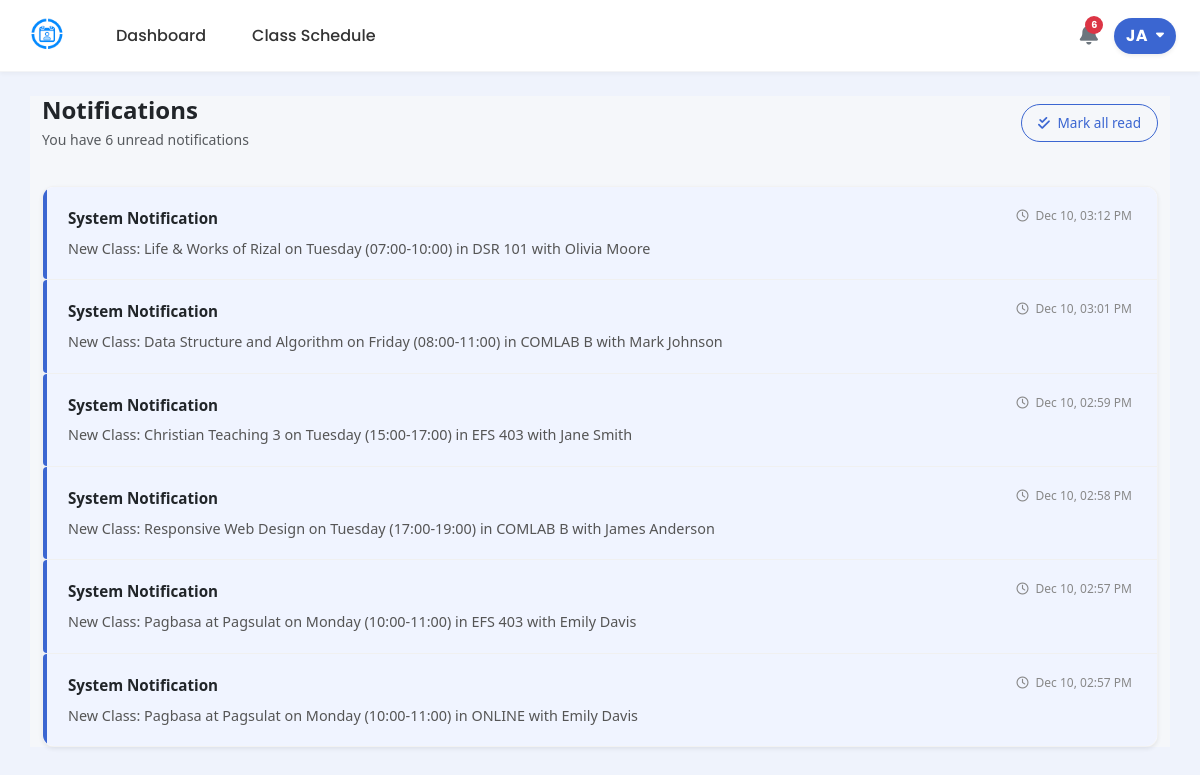
Before: /src/notif_view.php (signed in) with the older database file.
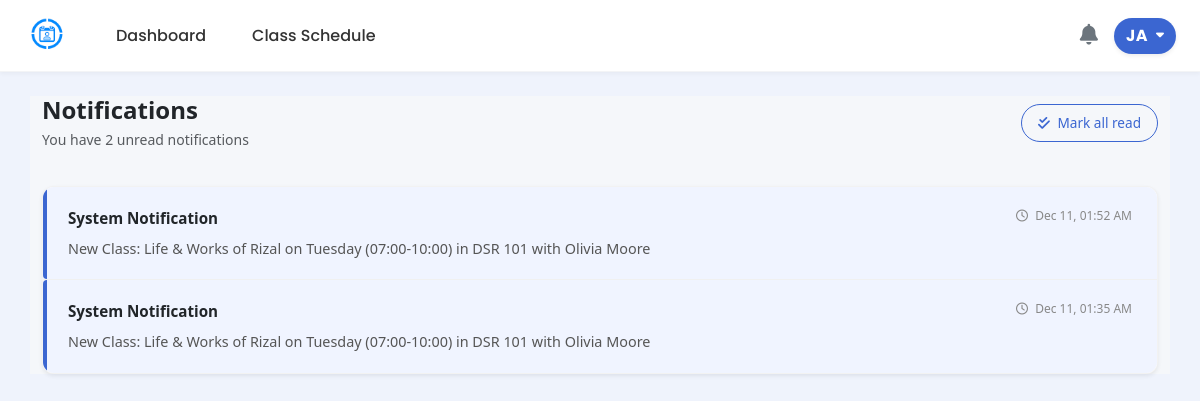
After: the same page with the newer database file.
### tables this page shows
CREATE TABLE notifications (
        id INTEGER PRIMARY KEY AUTOINCREMENT,
        student_id INTEGER,
        message TEXT,
        is_read INTEGER DEFAULT 0,
        created_at DATETIME DEFAULT CURRENT_TIMESTAMP,
        FOREIGN KEY (student_id) REFERENCES students(id)
    );

### src/notification.php (called while the page is built, shortened)
<?php
function notif($role = null, $handle_actions = true) {
    $current_page = basename($_SERVER['PHP_SELF']);
    $user = $_SESSION["user"];
    $user_id = $user['id'];
    $db = get_db();
    $now_str = date('Y-m-d H:i:s');
    if ($role === 'admin') {
        $cols = $db->query("PRAGMA table_info(users)");
        $hasCol = false;
        while ($col = $cols->fetchArray(SQLITE3_ASSOC)) {
            if ($col['name'] === 'last_notification_check') {
                $hasCol = true;
                break;
            }
        }
        if (!$hasCol) {
            $db->exec("ALTER TABLE users ADD COLUMN last_notification_check DATETIME DEFAULT '1970-01-01 00:00:00'");
        }
        if ($_SERVER['REQUEST_METHOD'] === 'POST' && isset($_POST['action']) && $_POST['action'] === 'clear_badge_only') {
            $stmt = $db->prepare("UPDATE users SET last_notification_check = :now WHERE id = :uid");
            $stmt->bindValue(':now', $now_str, SQLITE3_TEXT);
            $stmt->bindValue(':uid', $user_id, SQLITE3_INTEGER);
            $stmt->execute();
            header('Content-Type: application/json');
            echo json_encode(['status' => 'success']);
            exit;
        }
        $current_db_val = $db->querySingle("SELECT last_activity FROM admin_system_log WHERE id = 1");
        $current_time = time();
        if (!is_numeric($current_db_val) || ($current_db_val > $current_time + 60)) {
            $db->exec("UPDATE admin_system_log SET last_activity = strftime('%s', 'now') WHERE id = 1");
        }
        if ($handle_actions) {
            if (isset($_GET['action']) && $_GET['action'] === 'clear_notifications') {
                $db->exec("UPDATE notifications SET is_read = 1 WHERE is_read = 0 AND (message LIKE '%bio%' OR message LIKE '%phone%')");
                header("Location: " . $current_page);
                exit;
            }
            if (isset($_GET['action']) && $_GET['action'] === 'read_notif' && isset($_GET['id'])) {
                $notif_id = (int)$_GET['id'];
                $db->exec("UPDATE notifications SET is_read = 1 WHERE id = $notif_id");
                header("Location: admin_student_manage.php");
                exit;
            }
        }
        $last_check_row = $db->querySingle("SELECT last_notification_check FROM users WHERE id = $user_id", true);
        $last_click = ($last_check_row && $last_check_row['last_notification_check']) ? $last_check_row['last_notification_check'] : '1970-01-01 00:00:00';
        $stmt_count = $db->prepare("
            SELECT COUNT(*) FROM notifications
            WHERE is_read = 0
            AND created_at > :last_click
            AND (message LIKE '%bio%' OR message LIKE '%phone%')
        ");
        $stmt_count->bindValue(':last_click', $last_click, SQLITE3_TEXT);
        $unread_count = $stmt_count->execute()->fetchArray()[0];
        $stmt_highlight = $db->prepare("
            SELECT COUNT(*) FROM notifications
            WHERE is_read = 0
            AND (message LIKE '%bio%' OR message LIKE '%phone%')
        ");
        $highlight_count = $stmt_highlight->execute()->fetchArray()[0];
        $notif_result = $db->query("
            SELECT n.*, s.first_name, s.last_name
            FROM notifications n
            LEFT JOIN students s ON n.student_id = s.id
            WHERE (n.message LIKE '%bio%' OR n.message LIKE '%phone%')
            ORDER BY n.created_at DESC LIMIT 10
        ");
    }
    elseif ($role === 'student') {
        $student = $db->querySingle("SELECT id FROM students WHERE user_id = $user_id", true);
        $student_id = $student['id'];
        $cols = $db->query("PRAGMA table_info(students)");
        while ($col = $cols->fetchArray(SQLITE3_ASSOC)) {
            if ($col['name'] === 'last_notification_check') {
                $hasCol = true;
                break;
            }
        }
        $last_check_row = $db->querySingle("SELECT last_notification_check FROM students WHERE id = $student_id", true);
        $last_click = ($last_check_row && $last_check_row['last_notification_check']) ? $last_check_row['last_notification_check'] : '1970-01-01 00:00:00';
        $stmt_count = $db->prepare("
            SELECT COUNT(*) FROM notifications
            WHERE student_id = :sid
            AND is_read = 0
            AND created_at > :last_click
            AND (message LIKE 'New Class:%' OR message LIKE 'Schedule Update:%')
        ");
        $stmt_count->bindValue(':sid', $student_id, SQLITE3_INTEGER);
        $stmt_count->bindValue(':last_click', $last_click, SQLITE3_TEXT);
        $unread_count = $stmt_count->execute()->fetchArray()[0];
        $highlight_stmt = $db->prepare("
            SELECT COUNT(*) FROM notifications
            WHERE student_id = :sid
            AND is_read = 0
            AND (message LIKE 'New Class:%' OR message LIKE 'Schedule Update:%')
        ");
        $highlight_stmt->bindValue(':sid', $student_id, SQLITE3_INTEGER);
        $highlight_count = $highlight_stmt->execute()->fetchArray()[0];
        $notif_sql = "
            SELECT * FROM notifications
            WHERE student_id = $student_id
            AND (message LIKE 'New Class:%' OR message LIKE 'Schedule Update:%')
            ORDER BY created_at DESC LIMIT 10
        ";
        $notif_result = $db->query($notif_sql);
    }
    $notifications = [];
    if (isset($notif_result) && $notif_result) {
        while ($row = $notif_result->fetchArray(SQLITE3_ASSOC)) {
            $notifications[] = $row;
        }
    }
    return [
        'unread_count' => $unread_count ?? 0,
        'notifications' => $notifications,
        'highlight_count' => $highlight_count ?? 0
    ];
}

### src/notif_view.php (the view, shortened to what the changed rows need)
<?php
require_once __DIR__ . "/notification.php";
$notif_data = notif('student', true);
$unread_count = $notif_data['highlight_count'];
$total_count = $unread_count;
$unread_count = $notif_data['unread_count'];
$notifications = $notif_data['notifications'];
?>
<!DOCTYPE html>
<html lang="en">
<head>
    <link href="https://cdn.jsdelivr.net/npm/bootstrap@5.3.3/dist/css/bootstrap.min.css" rel="stylesheet">
    <link href="https://cdnjs.cloudflare.com/ajax/libs/font-awesome/6.0.0/css/all.min.css" rel="stylesheet">
    <link rel="stylesheet" href="../styles/student_dashboard.css">
    <link rel="stylesheet" href="../styles/student.css">
    <link rel="stylesheet" href="../styles/notification.css">
    <link rel="stylesheet" href="../styles/notif_view.css">
</head>
<body>
    <?php require_once __DIR__ . "/student_nav.php"; ?>
    <div class="container mt-4 mb-5">
        <div class="page-header d-flex flex-wrap justify-content-between align-items-center gap-3">
            <div>
                <h4 class="mb-1 fw-bold text-dark">
                    Notifications
                </h4>
                <p class="mb-0 text-muted small">
                    You have <?php echo $total_count; ?> unread notification<?php echo $total_count !== 1 ? 's' : ''; ?>
                </p>
            </div>
        </div>
        <?php if (!empty($notifications)): ?>
            <div class="notif-card shadow-sm overflow-hidden mt-3">
                <?php foreach ($notifications as $notif):
                    $is_unread = ($notif['is_read'] == 0);
                    $item_class = $is_unread ? 'unread' : 'read';
                ?>
                    <a href="student_schedule.php?action=read_notif&id=<?php echo $notif['id']; ?>" class="notif-item <?php echo $item_class; ?>">
                        <div class="d-flex flex-column">
                            <div class="d-flex justify-content-between align-items-start mb-1">
                                <div class="notif-title">
                                    <?php echo htmlspecialchars(!empty($notif['first_name']) ? $notif['first_name'] : 'System Notification'); ?>
                                </div>
                                <div class="notif-time ms-3">
                                    <i class="fa-regular fa-clock me-1"></i>
                                    <?php echo date('M d, h:i A', strtotime($notif['created_at'])); ?>
                                </div>
                            </div>
                            <div class="notif-text">
                                <?php echo htmlspecialchars($notif['message']); ?>
                            </div>
                        </div>
                    </a>
                <?php endforeach; ?>
            </div>
        <?php endif; ?>
    </div>
</body>
</html>

### src/student_nav.php (shortened to what the changed rows need)
<link rel="stylesheet" href="../styles/student_nav.css">
<nav class="navbar navbar-expand-md sticky-top">
    <div class="container-fluid px-4">
        <div class="d-flex align-items-center gap-3">
            <div class="dropdown notification-container position-relative">
                <i class="fa-solid fa-bell text-secondary"
                   id="notificationDropdown"
                   data-bs-toggle="dropdown"
                   aria-expanded="false"
                   style="font-size: 1.3rem; cursor: pointer;">
                </i>
                <?php if (isset($unread_count) && $unread_count > 0): ?>
                    <span class="notification-badge position-absolute top-0 translate-middle badge rounded-circle bg-danger d-flex align-items-center justify-content-center" style="width: 18px; height: 18px; font-size: 0.6rem; padding: 0; left: 80%;">
                        <?php echo ($unread_count > 9) ? '9+' : $unread_count; ?>
                    </span>
                <?php endif; ?>
            </div>
        </div>
    </div>
</nav>

Changed rows visible on the page:
removed notifications: first_name "System Notification", created_at "Dec 10, 03:12 PM", message "New Class: Life & Works of Rizal on Tuesday (07:00-10:00) in DSR 101 with Olivia Moore"
removed notifications: first_name "System Notification", created_at "Dec 10, 03:01 PM", message "New Class: Data Structure and Algorithm on Friday (08:00-11:00) in COMLAB B with Mark Johnson"
removed notifications: first_name "System Notification", created_at "Dec 10, 02:59 PM", message "New Class: Christian Teaching 3 on Tuesday (15:00-17:00) in EFS 403 with Jane Smith"
removed notifications: first_name "System Notification", created_at "Dec 10, 02:58 PM", message "New Class: Responsive Web Design on Tuesday (17:00-19:00) in COMLAB B with James Anderson"
removed notifications: first_name "System Notification", created_at "Dec 10, 02:57 PM", message "New Class: Pagbasa at Pagsulat on Monday (10:00-11:00) in EFS 403 with Emily Davis"
removed notifications: first_name "System Notification", created_at "Dec 10, 02:57 PM", message "New Class: Pagbasa at Pagsulat on Monday (10:00-11:00) in ONLINE with Emily Davis"
added notifications: first_name "System Notification", created_at "Dec 11, 01:52 AM", message "New Class: Life & Works of Rizal on Tuesday (07:00-10:00) in DSR 101 with Olivia Moore"
added notifications: first_name "System Notification", created_at "Dec 11, 01:35 AM", message "New Class: Life & Works of Rizal on Tuesday (07:00-10:00) in DSR 101 with Olivia Moore"
Other visible differences:
$total_count: "6" → "2"
$unread_count: "6" → (not shown)
